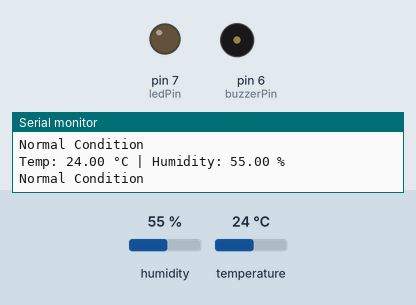
Bench run of a sketch on a simulated Arduino Uno, built with avr-gcc and run on an emulated ATmega328P. Parts: output pins drawn as LEDs (lit = HIGH), buzzer (waves = sounding, pin HIGH), the last lines printed to the serial monitor. The test bench sets the inputs (shaded band); at power-on: humidity 55 %, temperature 24 °C.

Above: at 2.8 s.
2.9 s: humidity set to 79 %
5.6 s: humidity set to 82 %
At 7.0 s:
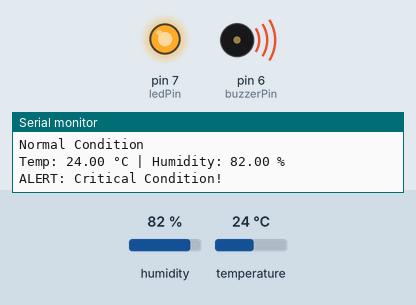
8.3 s: humidity set to 22 %
At 10.6 s:
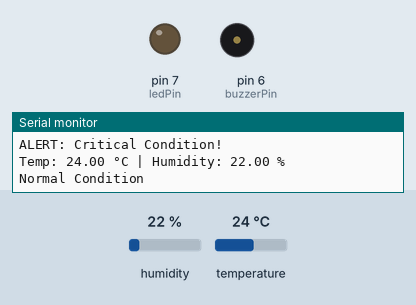
11.5 s: humidity set to 88 %
At 12.5 s:
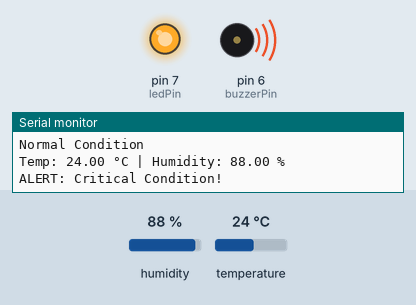
Timing chart, 0 to 14.5 s (numbered marks = the images above; inputs shaded):
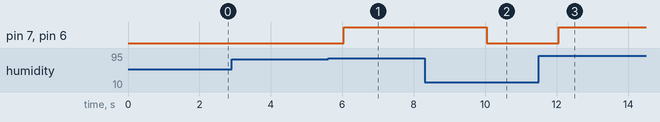

The sketch:

code.ino
```cpp
#include <DHT.h>
#define DHTPIN 2
#define DHTTYPE DHT22
#define ledPin 7
#define buzzerPin 6
DHT dht(DHTPIN, DHTTYPE);
float temp, hum;

void setup() {
  Serial.begin(9600);
  dht.begin();
  pinMode(ledPin, OUTPUT);
  pinMode(buzzerPin, OUTPUT);
  Serial.println("System Started...");
}

void loop() {
  temp = dht.readTemperature();
  hum = dht.readHumidity();
  Serial.print("Temp: ");
  Serial.print(temp);
  Serial.print(" °C | Humidity: ");
  Serial.print(hum);
  Serial.println(" %");

  if (temp > 35 || hum > 80) {
    digitalWrite(ledPin, HIGH);
    digitalWrite(buzzerPin, HIGH);
    Serial.println("ALERT: Critical Condition!");
  } else {
    digitalWrite(ledPin, LOW);
    digitalWrite(buzzerPin, LOW);
    Serial.println("Normal Condition");
  }

  delay(1000);
}
```

Measured:
- the behaviour switches between 80 and 81 % on humidity (found by bisection; images 0 and 1)
- after the input at 5.6 s, pin 7 (ledPin), pin 6 (buzzerPin): LOW → HIGH after 0.43 s
- after the input at 8.3 s, pin 7 (ledPin), pin 6 (buzzerPin): HIGH → LOW after 1.7 s
- after the input at 11.5 s, pin 7 (ledPin), pin 6 (buzzerPin): LOW → HIGH after 0.56 s
